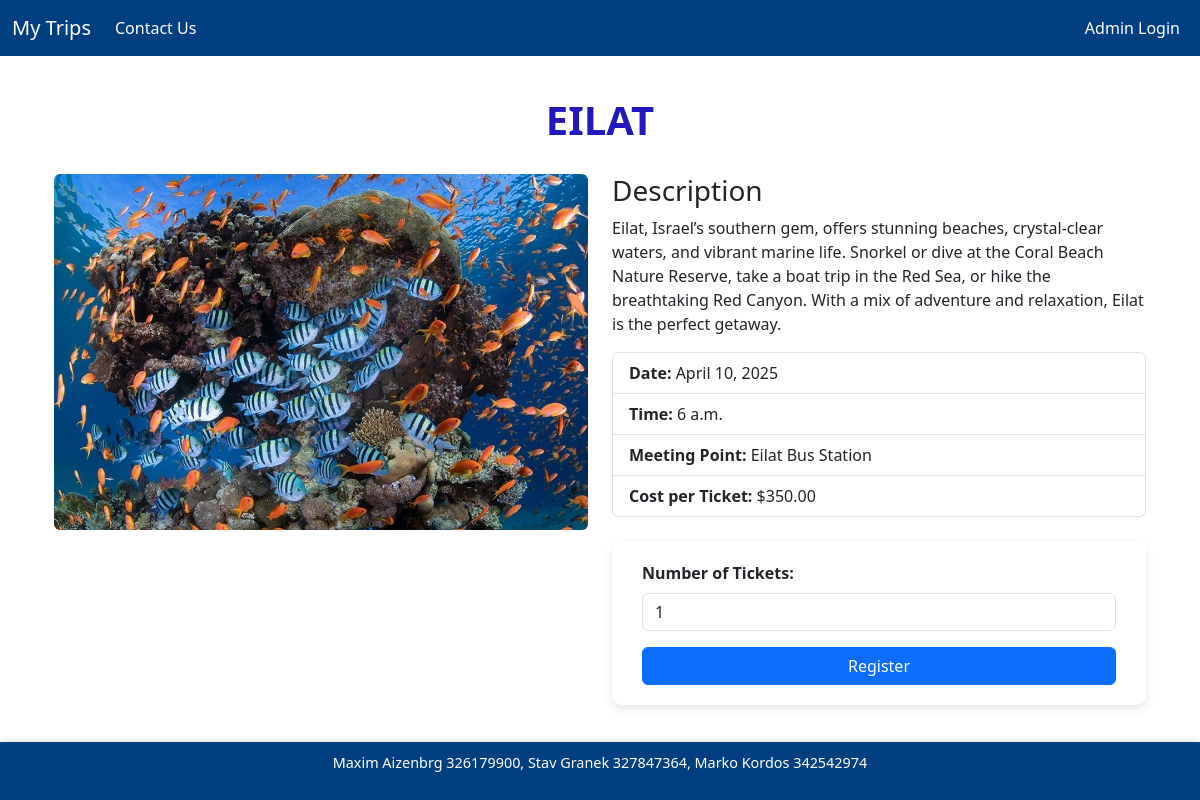
Screenshot of /trip_info/2/ with the database file from the repository.
### main/models.py (models this page shows, shortened)
class Trip(models.Model):
    trip_id = models.AutoField(primary_key=True)
    name = models.CharField(max_length=100)
    minimizedDescription = models.TextField(null = True)
    description = models.TextField()
    image = models.ImageField(upload_to='trip_images/')
    date = models.DateField()
    time = models.TimeField()
    meeting_point = models.CharField(max_length=200)
    cost = models.DecimalField(max_digits=10, decimal_places=2)

### main/views.py (the view)
# urls.py: path("trip_info/<int:trip_id>/", views.trip_info, name="trip_info"),
def trip_info(request, trip_id):
    trip = get_object_or_404(Trip, trip_id=trip_id)
    return render(request, "main/trip_info.html", {"trip": trip})

### main/templates/main/trip_info.html (shortened to what this page needs)
{% extends 'main/mainlayout.html' %}
{% load static %}
{% block content %}
<div class="container mt-5">
    <h1 class="text-center" style="color: #2318be;">{{ trip.name }}</h1>
    <div class="row">
        <div class="col-md-6">
            <img src="{{ trip.image.url }}" class="img-fluid rounded" alt="{{ trip.name }}">
        </div>
        <div class="col-md-6">
            <h3>Description</h3>
            <p>{{ trip.description }}</p>
            <ul class="list-group">
                <li class="list-group-item"><strong>Date:</strong> {{ trip.date }}</li>
                <li class="list-group-item"><strong>Time:</strong> {{ trip.time }}</li>
                <li class="list-group-item"><strong>Meeting Point:</strong> {{ trip.meeting_point }}</li>
                <li class="list-group-item"><strong>Cost per Ticket:</strong> ${{ trip.cost }}</li>
            </ul>
            <form action="{% url 'registration' trip.trip_id %}" method="get" class="mt-4">
                <div class="mb-3">
                    <label for="tickets" class="form-label"><strong>Number of Tickets:</strong></label>
                    <input type="number" id="tickets" name="tickets" class="form-control" min="1" value="1" required>
                </div>
                <button type="submit" class="btn btn-primary w-100">Register</button>
            </form>
        </div>
    </div>
</div>
{% endblock %}

### main/static/main/css/test.css (style rules this page uses)
body { margin: 0; font-family: Arial, sans-serif; color: #333; background-color: #f9f9f9; display: flex; flex-direction: column; min-height: 100vh; overflow-x: hidden; }
.container h1 { color: #004080; margin-bottom: 30px; text-transform: uppercase; font-weight: bold; }
form { max-width: 800px; margin: 40px auto; background-color: #fff; padding: 20px 30px; border-radius: 10px; box-shadow: 0 4px 10px rgba(0, 0, 0, 0.1); }

### rows the page displays
Trip: name "EILAT", image (picture), description "Eilat, Israel’s southern gem, offers stunning beaches, crystal-clear waters, and vibrant marine life. Snorkel or dive at the Coral Beach Nature Reserve, take a boat trip in the Red Sea, or hike the breathtaking Red Canyon. With a mix of adventure and relaxation, Eilat is the perfect getaway.", date "April 10, 2025", time "6 a.m.", meeting_point "Eilat Bus Station", cost "350.00"
